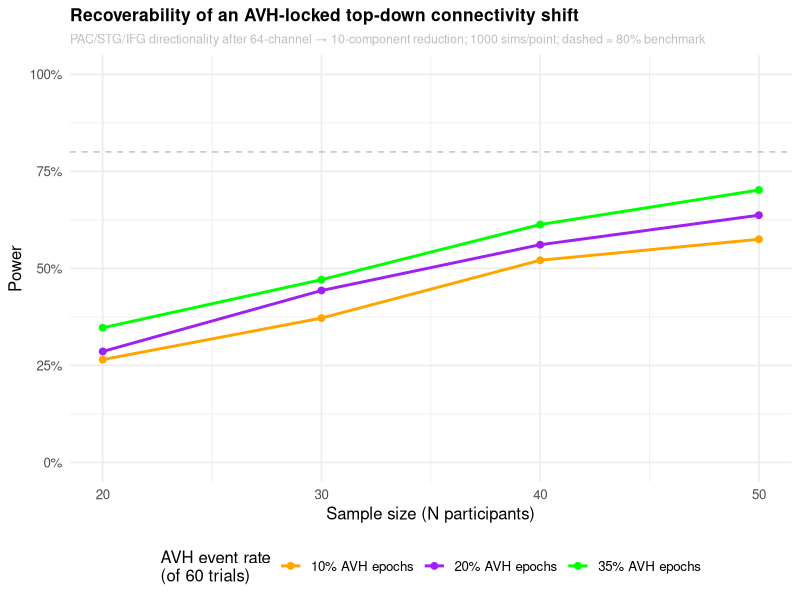

Source code (R):
##################################################
# Simulation: recoverability of directed (top-down vs bottom-up) connectivity among 
# Primary Auditory Cortex (PAC) / Superior Temporal Gyrus (STG) / Inferior Frontal 
# Gyrus (IFG) after 64-channel -> 10-PC dimension reduction, for the AVH network 
# analysis.
# Matthieu Vignes
# August 2026
##################################################
# Method:
# 1. Simulate 3 latent Region of Interest (ROI) sources (PAC, STG, IFG) via a 
#    lag-delayed VAR process. Two generating hypotheses:
#       - bottom_up: PAC -> STG -> IFG dominant (feedforward)
#       - top_down : IFG -> STG -> PAC dominant (feedback)
# 2. Project analytically through a 64-channel mixing matrix + sensor noise, 
#    reduce to 10 PCA components, and reconstruct 3 ROI estimates via a linear 
#    MMSE (Wiener) filter. Linear-Gaussian chain -> this reduces to a fixed 3x3 
#    "gain" matrix G (true ROI -> reconstructed ROI) plus a 3x3 reconstruction
#    noise covariance.
# 3. From the reconstructed ROI estimates, compute a lagged cross-correlation 
#    asymmetry index (fast proxy for directed influence / Granger-style asymmetry).
# 4. Test recoverability of an AVH-locked top-down shift (conditions 4/6, 
#    AVH-present vs AVH-absent epochs) across N and AVH event rate, and estimate 
#    the false-positive rate in control conditions (1/2/silence, no true shift 
#    expected).

set.seed(2026)
library(ggplot2)

# parameters
n_channels <- 64
n_components <- 10
T_samples <- 200 # -200 to 600 ms @ 250 Hz
lag_delay <- 3 # ~12 ms transmission lag between ROIs
own_rho <- 0.5 # per-node local persistence (lag-1)
cf <- 0.26 # dominant-direction coupling
cb <- 0.16 # reciprocal coupling (moderate asymmetry, not a toy-easy contrast)
innovation_sd_base <- 1
channel_noise_sd_base <- 80 # single-trial sensor noise (channel units); calibrated so power
                            # is informative (not floor/ceiling) across the N x AVH-rate grid
n_design_trials <- 40 # trial count assumed when the spatial filter was calibrated

# Node order: 1 = PAC, 2 = STG, 3 = IFG
cross_matrix <- function(hypothesis = c("bottom_up", "top_down")){
  hypothesis <- match.arg(hypothesis)
  M <- matrix(0, 3, 3) # M[target, source]
  if(hypothesis == "bottom_up"){
    M[2, 1] <- cf; M[3, 2] <- cf # PAC->STG, STG->IFG (feedforward, strong)
    M[1, 2] <- cb; M[2, 3] <- cb # STG->PAC, IFG->STG (feedback, weak)
  }else{
    M[1, 2] <- cf; M[2, 3] <- cf # STG->PAC, IFG->STG (feedback, strong = top-down)
    M[2, 1] <- cb; M[3, 2] <- cb # PAC->STG, STG->IFG (feedforward, weak residual)
  }
  M
}

## Fixed reduction/reconstruction
L <- matrix(rnorm(n_channels * 3), n_channels, 3) # random leadfield-like mixing, fixed
noise_var_design <- (channel_noise_sd_base^2) / n_design_trials
Cov_S_design <- diag(3)
Cov_Y_design <- L %*% Cov_S_design %*% t(L) + noise_var_design * diag(n_channels)

eig <- eigen(Cov_Y_design, symmetric = TRUE)
V <- eig$vectors[, 1:n_components, drop = FALSE] # 64 x 10 PCA basis
var_explained <- sum(eig$values[1:n_components]) / sum(eig$values)

Cov_SC <- t(L) %*% V # 3 x 10
Cov_C  <- t(V) %*% Cov_Y_design %*% V # 10 x 10
W <- Cov_SC %*% solve(Cov_C) # 3 x 10 Wiener weights
Recon <- W %*% t(V) # 3 x 64 combined operator

G <- Recon %*% L # 3 x 3 true -> reconstructed gain / leakage matrix
Sigma_eps_per_trial <- Recon %*% t(Recon) * channel_noise_sd_base^2 # 3x3 recon-noise cov, single-trial scale

rownames(G) <- colnames(G) <- c("PAC", "STG", "IFG")
cat("=== Variance explained by top", n_components, "of", n_channels, "channels ===\n")
cat(round(100 * var_explained, 1), "%\n\n")
cat("=== Reconstruction gain / cross-talk matrix G (rows = recovered, cols = true source) ===\n")
print(round(G, 3))
cat("\n(Diagonal near 1 = faithful recovery; off-diagonal = cross-talk/leakage between ROIs\n",
    "introduced by reducing 64 channels to", n_components, "components.)\n\n")

chol_Sigma <- function(sigma_mat) tryCatch(chol(sigma_mat), error = function(e) chol(sigma_mat + diag(1e-6, 3)))

# Batch generation
# Returns: the lagged-correlation directionality index D:
# - positive = feedforward/bottom-up dominant,
# - negative = feedback/top-down dominant
row_cor <- function(X, Y){
  # row-wise Pearson correlation between two (n_reps x T) matrices
  n <- ncol(X)
  mx <- rowMeans(X); my <- rowMeans(Y)
  sx <- sqrt(rowSums((X - mx)^2))
  sy <- sqrt(rowSums((Y - my)^2))
  rowSums((X - mx) * (Y - my)) / (sx * sy)
}

simulate_D_batch <- function(n_reps, hypothesis, n_trials_avg){
  Cross <- cross_matrix(hypothesis)
  eff_innov_sd  <- innovation_sd_base # coupling signal is fixed
  Sigma_eps <- Sigma_eps_per_trial / n_trials_avg  # sensor/reconstruction noise averages down
  U <- chol_Sigma(Sigma_eps) # for MVN noise draws: eps = t(U) %*% z
  # history buffer: list of (lag_delay+1) matrices, each 3 x n_reps
  hist <- vector("list", lag_delay + 1)
  for(k in seq_along(hist)) hist[[k]] <- matrix(rnorm(3 * n_reps, 0, eff_innov_sd), 3, n_reps)

  Shat_PAC <- matrix(0, n_reps, T_samples)
  Shat_STG <- matrix(0, n_reps, T_samples)
  Shat_IFG <- matrix(0, n_reps, T_samples)

  state_now <- hist[[lag_delay + 1]]
  for(t in seq_len(T_samples)){
    state_lag1 <- hist[[lag_delay + 1]]
    state_lagK <- hist[[1]]
    innov <- matrix(rnorm(3 * n_reps, 0, eff_innov_sd), 3, n_reps)
    new_state <- own_rho * state_lag1 + Cross %*% state_lagK + innov

    z <- matrix(rnorm(3 * n_reps), 3, n_reps)
    eps <- t(U) %*% z
    Shat_t <- G %*% new_state + eps

    Shat_PAC[, t] <- Shat_t[1, ]
    Shat_STG[, t] <- Shat_t[2, ]
    Shat_IFG[, t] <- Shat_t[3, ]

    hist <- c(hist[-1], list(new_state))
  }

  idx_early <- 1:(T_samples - lag_delay)
  idx_late  <- (lag_delay + 1):T_samples

  ff1 <- row_cor(Shat_PAC[, idx_early, drop = FALSE], Shat_STG[, idx_late, drop = FALSE]) -
         row_cor(Shat_STG[, idx_early, drop = FALSE], Shat_PAC[, idx_late, drop = FALSE])
  ff2 <- row_cor(Shat_STG[, idx_early, drop = FALSE], Shat_IFG[, idx_late, drop = FALSE]) -
         row_cor(Shat_IFG[, idx_early, drop = FALSE], Shat_STG[, idx_late, drop = FALSE])

  ff1 + ff2 # D: positive = feedforward/bottom-up dominant
}

# Main grid: AVH-locked shift in conditions 4 / 6
N_grid <- c(20, 30, 40, 50)
avh_rate_grid <- c(0.10, 0.20, 0.35)
n_trials_condition <- 60
n_sims <- 1000

main_results <- list(); row_i <- 1
for(N in N_grid){
  for(rate in avh_rate_grid){
    n_avh <- max(round(n_trials_condition * rate), 3)
    n_non <- n_trials_condition - n_avh

    D_present <- simulate_D_batch(N * n_sims, "top_down",  n_avh) # AVH epochs: hypothesised top-down
    D_absent  <- simulate_D_batch(N * n_sims, "bottom_up", n_non) # non-AVH epochs: baseline bottom-up

    delta <- (-D_present) - (-D_absent) # flip sign so positive = "more top-down during AVH", the predicted direction
    delta_mat <- matrix(delta, nrow = N, ncol = n_sims)

    m  <- colMeans(delta_mat)
    sdv <- apply(delta_mat, 2, sd)
    tstat <- m / (sdv / sqrt(N))
    pval <- 2 * pt(-abs(tstat), df = N - 1)
    power <- mean(pval < .05 & m > 0)

    main_results[[row_i]] <- data.frame(N = N, avh_rate = rate, n_avh_trials = n_avh,
                 n_nonavh_trials = n_non, power = power, se = sqrt(power * (1 - power) / n_sims))
    row_i <- row_i + 1
  }
}
main_results <- do.call(rbind, main_results)

cat("=== Power to detect AVH-locked top-down shift (conditions 4/6) ===\n")
print(main_results, row.names = FALSE)

# Specificity check: control conditions (1/2/silence)
control_results <- list(); row_i <- 1
for(N in N_grid){
  D_half1 <- simulate_D_batch(N * n_sims, "bottom_up", 30)
  D_half2 <- simulate_D_batch(N * n_sims, "bottom_up", 30)
  delta <- (-D_half1) - (-D_half2)
  delta_mat <- matrix(delta, nrow = N, ncol = n_sims)
  m  <- colMeans(delta_mat)
  sdv <- apply(delta_mat, 2, sd)
  tstat <- m / (sdv / sqrt(N))
  pval <- 2 * pt(-abs(tstat), df = N - 1)
  fpr <- mean(pval < .05)
  control_results[[row_i]] <- data.frame(N = N, false_positive_rate = fpr,
                                          se = sqrt(fpr * (1 - fpr) / n_sims))
  row_i <- row_i + 1
}
control_results <- do.call(rbind, control_results)

cat("\n=== False-positive rate in control conditions (no true shift; nominal alpha = .05) ===\n")
print(control_results, row.names = FALSE)

write.csv(main_results, "roi_connectivity_power.csv", row.names = FALSE)
write.csv(control_results, "roi_connectivity_falsepositive.csv", row.names = FALSE)
write.csv(as.data.frame(G), "roi_leakage_matrix.csv", row.names = TRUE)

# Plot
main_results$avh_pct <- factor(paste0(main_results$avh_rate * 100, "% AVH epochs"),
                                levels = paste0(sort(unique(main_results$avh_rate)) * 100, "% AVH epochs"))

p <- ggplot(main_results, aes(x = N, y = power, colour = avh_pct)) +
  geom_line(linewidth = 1) +
  geom_point(size = 2) +
  geom_hline(yintercept = 0.8, linetype = "dashed", colour = "grey") +
  scale_y_continuous(limits = c(0, 1), labels = scales::percent_format(accuracy = 1)) +
  scale_x_continuous(breaks = N_grid) +
  scale_colour_manual(values = c("orange", "purple", "green")) +
  labs(title = "Recoverability of an AVH-locked top-down connectivity shift",
       subtitle = paste0("PAC/STG/IFG directionality after 64-channel \u2192 ", n_components,
                          "-component reduction; 1000 sims/point; dashed = 80% benchmark"),
       x = "Sample size (N participants)", y = "Power", colour = "AVH event rate\n(of 60 trials)") +
  theme_minimal(base_size = 12) +
  theme(legend.position = "bottom",
        plot.title = element_text(size = 12.5, face = "bold"),
        plot.subtitle = element_text(size = 9, colour = "grey"))

ggsave("roi_connectivity_power_plot.png", p, width = 7.5, height = 6, dpi = 300)
